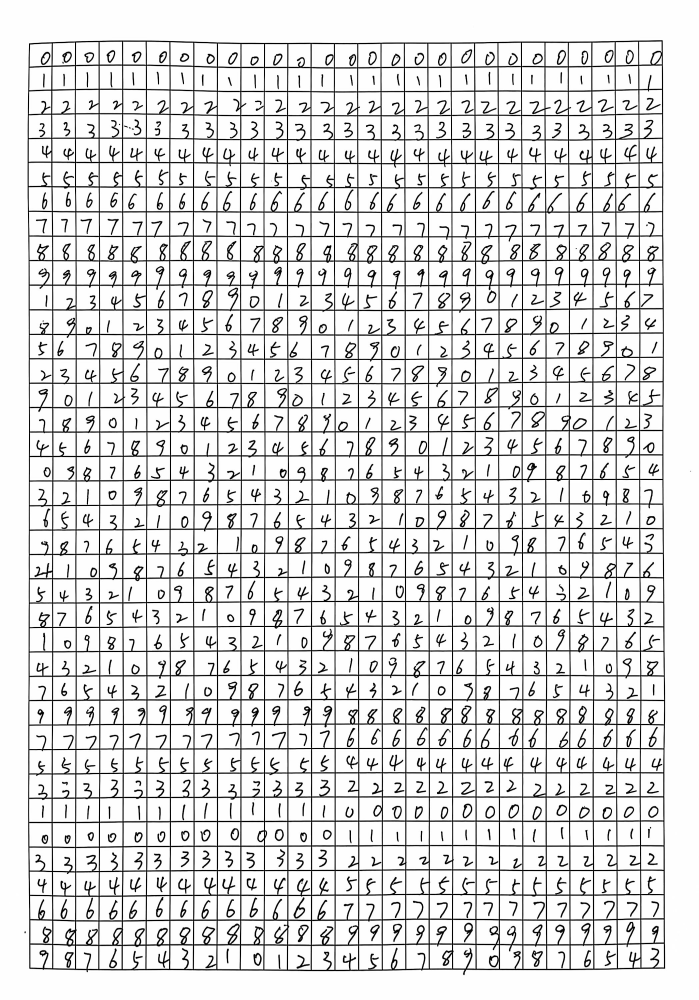
#> input picture 133368a505ae090e001135d4ffa3e94c.jpeg, 2096 x 3000 px (shown at 1/3 size)
$ python getPicture.py
#> lines starting #> are read from the running program, lines starting #| are printed output that depends on the picture; after the words box and inside, x2 and y2 are one past the last pixel; in counts of white or black regions, pixels touching at a corner belong together
import cv2
import numpy as np
import os
import uuid

"""
    从给定的图像中检测并分割出方格，并将这些方格保存到指定的文件夹中。

    :param image_path: 输入图像的路径
    :param output_folder: 输出方格图像的文件夹路径，默认为 'output'
    :param square_size: 方格的宽度和高度，默认为 200 像素
    :param area_threshold: 判断方格的面积阈值，默认为 500
    """
def split_and_save_squares(image_path, output_folder='output', square_size=200, area_threshold=500):

    # 读取图片
#> called with image_path = './133368a505ae090e001135d4ffa3e94c.jpeg', output_folder = './tools/output', square_size = 100, area_threshold = 500
    image = cv2.imread(image_path)
#> image is the input picture: shape (3000, 2096, 3); min 0, max 255, mean 219.9

    if image is None:
        raise ValueError(f"无法读取图像文件: {image_path}")

    # 转换为灰度图像
    gray = cv2.cvtColor(image, cv2.COLOR_BGR2GRAY)

    # 二值化处理
    _, binary = cv2.threshold(gray, 127, 255, cv2.THRESH_BINARY_INV | cv2.THRESH_OTSU)
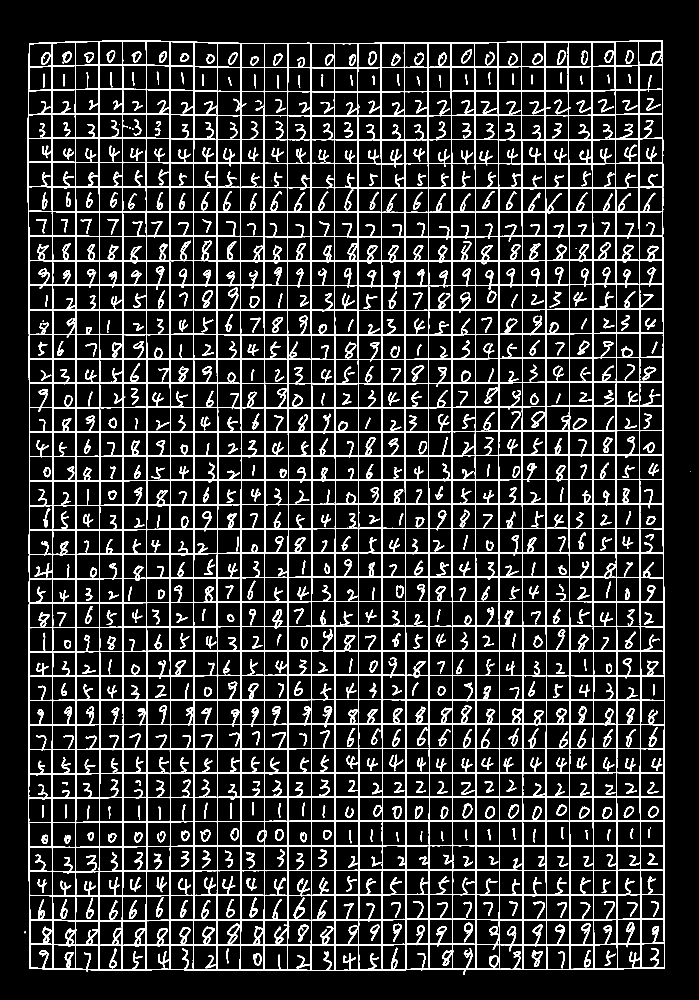
#> binary: shape (3000, 2096) (shown at 1/3 size); 12.9% white; 574 white regions (14 under 20 px), largest, box (x1, y1, x2, y2) and area: (83, 121, 1995, 2925) 647841, (881, 2692, 915, 2756) 613, (1595, 2851, 1628, 2900) 594

    # 边缘检测
    edges = cv2.Canny(binary, 100, 150, apertureSize=3)
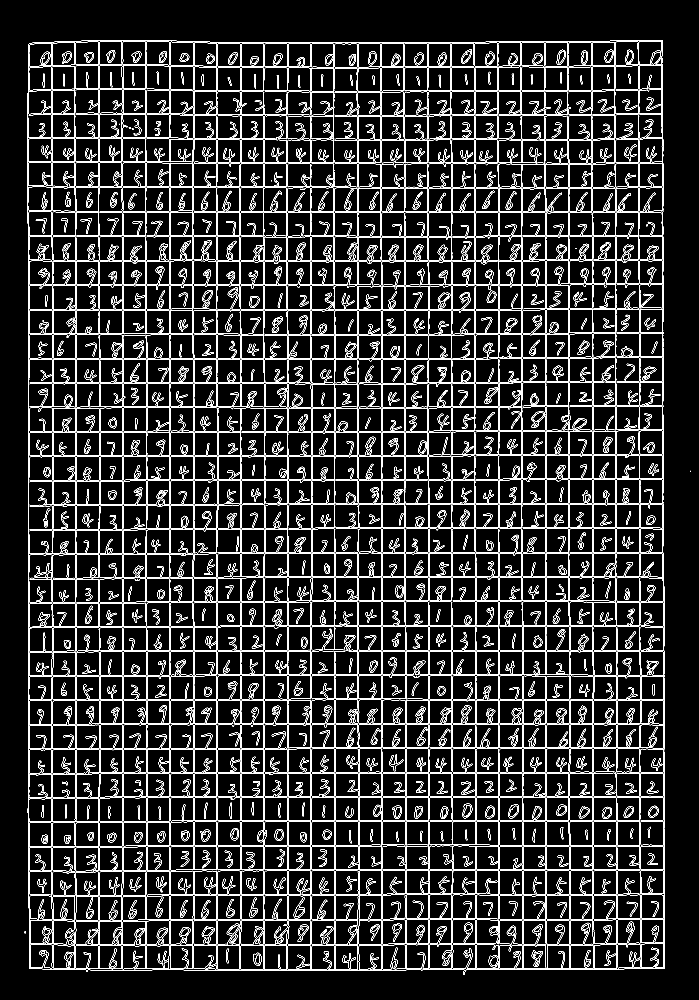
#> edges: shape (3000, 2096) (shown at 1/3 size); 7.2% white in thin lines or dots, all inside (x1, y1, x2, y2) = (73, 120, 2073, 2925)

    # 查找轮廓
    contours, _ = cv2.findContours(edges, cv2.RETR_TREE, cv2.CHAIN_APPROX_SIMPLE)
#> contours = 4066 contours, 1186 with area under 20; largest, box (x1, y1, x2, y2) and area: (227, 2468, 297, 2541) 4907, (227, 2468, 297, 2541) 4905, (1709, 2464, 1779, 2537) 4900, (1709, 2464, 1779, 2537) 4898, (863, 2836, 932, 2910) 4884

    # 定义一个函数来判断是否为方格
    def is_square(cnt, area_threshold):
        perimeter = cv2.arcLength(cnt, True)
        approx = cv2.approxPolyDP(cnt, 0.02 * perimeter, True)
        return len(approx) == 4 and cv2.contourArea(approx) > area_threshold and cv2.isContourConvex(approx)

    # 定义方格的宽度和高度
    width = square_size
    height = square_size
    count = 0

    # 创建输出文件夹
    if not os.path.exists(output_folder):
        os.makedirs(output_folder)

    # 检测方格并保存
    for i, cnt in enumerate(contours):
        if is_square(cnt, area_threshold):
            # 计算方格的最小面积矩形
            rect = cv2.minAreaRect(cnt)
            box = cv2.boxPoints(rect)
            box = np.intp(box)

            # 将box中的点按照从左上角开始，顺时针的顺序排列
            # 计算中心点
            center = tuple(np.mean(box, axis=0).astype(int))
            # 计算每个点与中心点的角度
            angles = np.arctan2(box[:, 1] - center[1], box[:, 0] - center[0]) * 180 / np.pi
            # 根据角度排序，得到顺时针的点顺序
            box = box[np.argsort(angles)]

            # 透视变换
            src_pts = box.astype("float32")
            # 设置目标点，确保不旋转图片
            # 这里假设width和height是目标图片的宽和高
            dst_pts = np.array([[0, 0], [width - 1, 0], [width - 1, height - 1], [0, height - 1]], dtype="float32")
            M = cv2.getPerspectiveTransform(src_pts, dst_pts)
            # 从原图中切割出方格
            warped = cv2.warpPerspective(image, M, (width, height))
            # 保存分割后的图片
            filename = os.path.join(output_folder, f'{str(uuid.uuid4())}.jpg')
            success = cv2.imwrite(filename, warped)
            count += 1
#> this loop made 4066 passes
#> (perimeter in is_square, approx in is_square, rect, center, angles, src_pts) on passes 23, 24, 32: (270.5, [[299, 2837], [297, 2905], [364, 2906], [364, 2838]], ((330.5, 2872), (70, 67), -90), (330, 2872), [45.83, 133.3, -133.3, -45.83], [[297, 2837], [364, 2837], [364, 2907], [297, 2907]]), (269.9, [[299, 2837], [364, 2838], [363, 2906], [297, 2905]], ((330.5, 2872), (70, 67), -90), (330, 2872), [45.83, 133.3, -133.3, -45.83], [[297, 2837], [364, 2837], [364, 2907], [297, 2907]]), (279.1, [[865, 2836], [863, 2907], [931, 2909], [931, 2837]], ((897, 2872.5), (73, 68), -90), (897, 2872), [47.42, 132.6, -133.4, -46.64], [[863, 2836], [931, 2836], [931, 2909], [863, 2909]])
#> (rect, center, angles, src_pts) on passes 61, 62, 67, 68, 79: (((755.5, 2871), (73.01, 68.28), -89.12), (755, 2870), [48.18, 134.2, -132.6, -45], [[721, 2833], [790, 2835], [789, 2908], [720, 2906]]), (((755.5, 2871), (73.01, 68.27), -89.1), (755, 2870), [48.18, 134.2, -132.6, -45], [[721, 2833], [790, 2835], [789, 2908], [720, 2906]]), (((685, 2871), (72, 68), -90), (684, 2870), [46.64, 133.4, -133.4, -46.64], [[650, 2834], [718, 2834], [718, 2906], [650, 2906]]), (((685, 2871), (72, 68), -90), (684, 2870), [46.64, 133.4, -133.4, -46.64], [[650, 2834], [718, 2834], [718, 2906], [650, 2906]]), (((191.5, 2869.5), (71, 65), -90), (190, 2868), [47.49, 131.6, -132.4, -46.68], [[158, 2833], [223, 2833], [223, 2904], [158, 2904]])
#> after the loop, count = 523

    # 显示检测结果
    # 设置显示图片的尺寸比例，例如缩小到原来的 0.5 倍
    scale_factor = 0.2

    # 获取原始图片的尺寸
    height, width = image.shape[:2]
#> height = 3000; width = 2096

    # 计算新的尺寸
    new_width = int(width * scale_factor)
#> new_width = 419
    new_height = int(height * scale_factor)
#> new_height = 600

    # 缩放图片
    resized_image = cv2.resize(image, (new_width, new_height), interpolation=cv2.INTER_AREA)
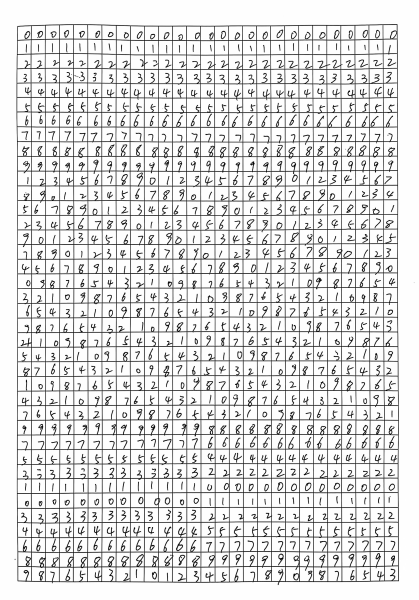
#> resized_image: shape (600, 419, 3); min 2, max 255, mean 219.9

    # 显示缩放后的图片
    cv2.imshow('Squares Detection', resized_image)
    cv2.waitKey(0)
    cv2.destroyAllWindows()

    return count

# 示例调用
if __name__ == "__main__":
    image_path = './133368a505ae090e001135d4ffa3e94c.jpeg'
    output_folder = './tools/output'
    square_size = 100           # 方格的宽度和高度
    area_threshold = 500        # 面积阈值

    count = split_and_save_squares(image_path, output_folder, square_size, area_threshold)
#> count = 523
    print(f"检测到并保存了 {count} 个方格")
#| 检测到并保存了 523 个方格
